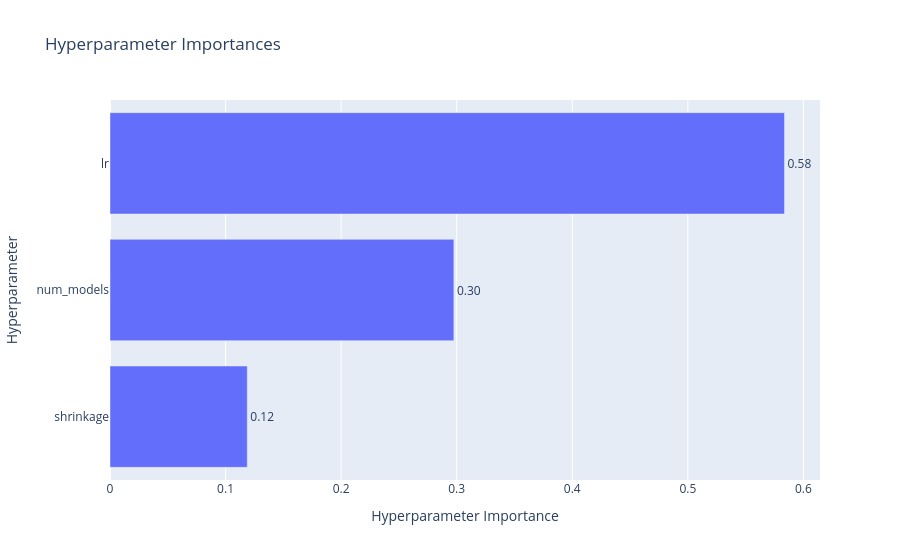

Notebook cell for this chart:
### Code cell
import optuna
# 绘制参数重要性（看看是 num_models 重要还是 shrinkage 重要）
optuna.visualization.plot_param_importances(study)

### Figure 1 — Plotly figure (JSON) as saved in the notebook; plotly's stock layout.template omitted (floating-point values rounded to 4 significant figures)
{"data": [{"cliponaxis": false, "hovertemplate": ["shrinkage (FloatDistribution): 0.11877851379798185<extra></extra>", "num_models (IntDistribution): 0.29757171303155394<extra></extra>", "lr (FloatDistribution): 0.5836497731704641<extra></extra>"], "name": "Objective Value", "orientation": "h", "text": ["0.12", "0.30", "0.58"], "textposition": "outside", "type": "bar", "x": [0.1188, 0.2976, 0.5836], "y": ["shrinkage", "num_models", "lr"]}], "layout": {"title": {"text": "Hyperparameter Importances"}, "xaxis": {"title": {"text": "Hyperparameter Importance"}}, "yaxis": {"title": {"text": "Hyperparameter"}}}}
